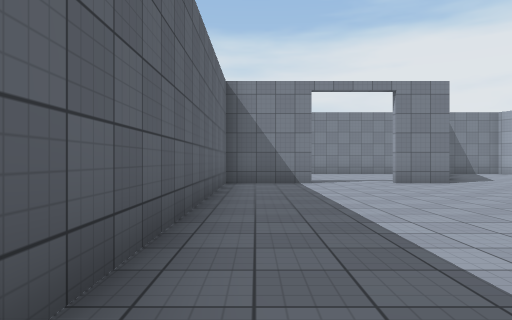
[1] (above)

18 first-person views from a walk through a Unity game level. The camera is 1.2 m above the floor, looks level and sees 70° across. The floor is counted in squares, 2 m on a side. Each view is taken from the middle of a square. On the plan, view 1 faces up. The plan holds only what a view shows up to about 10 squares ahead; the rest is blank. Some animated figures are not drawn. Surface patterns are stand-ins for the level's own textures.

[2]
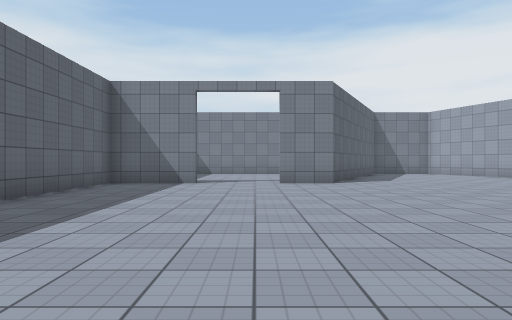

[3]
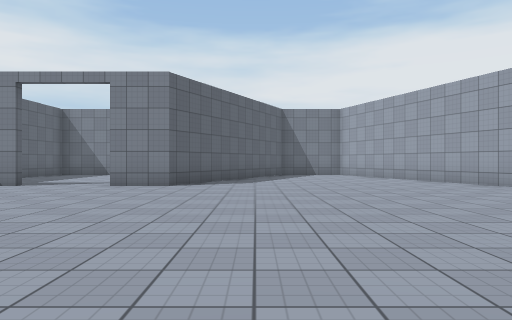

[4]
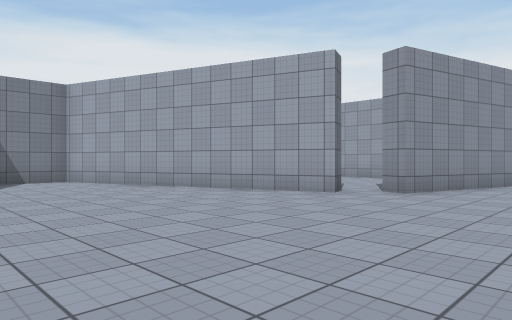

[5]
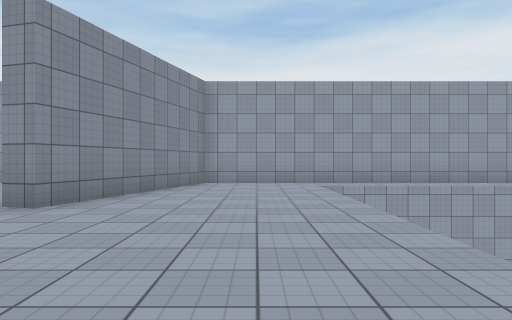

[6]
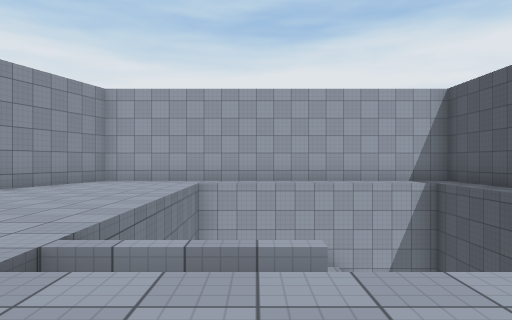

[7]
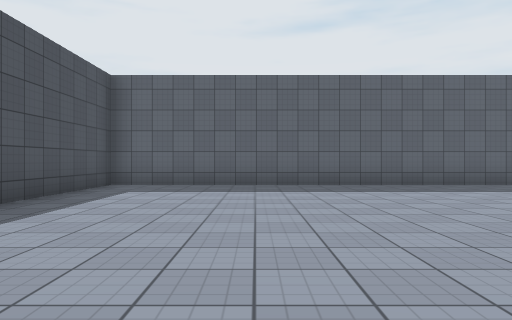

[8]
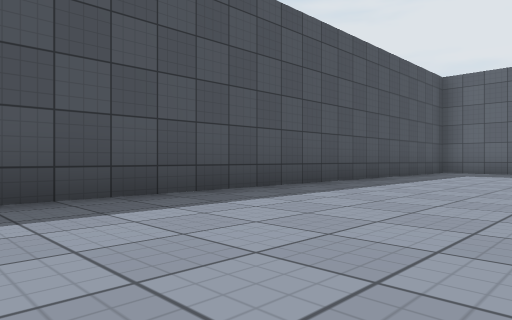

[9]
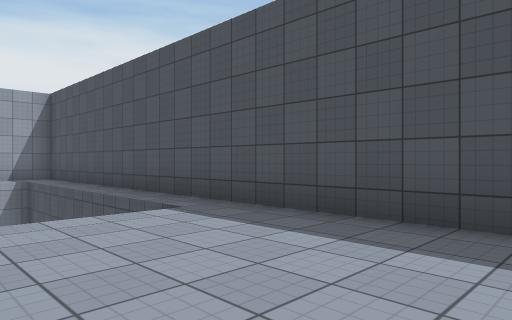

[10]
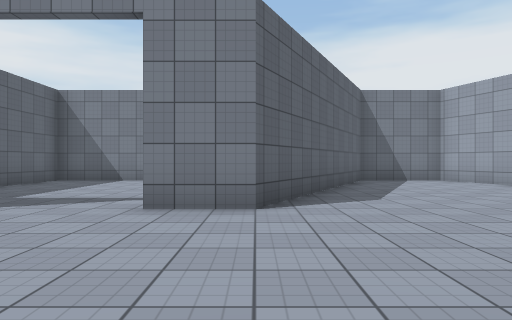

[11]
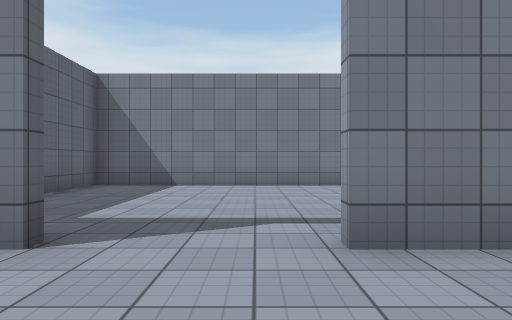

[12]
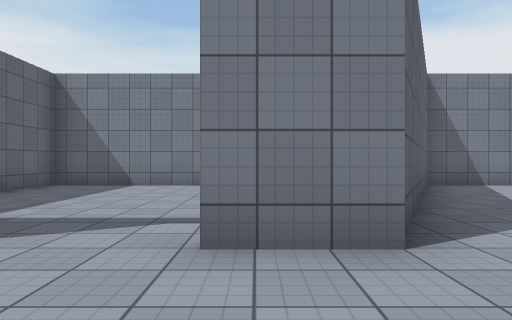

[13]
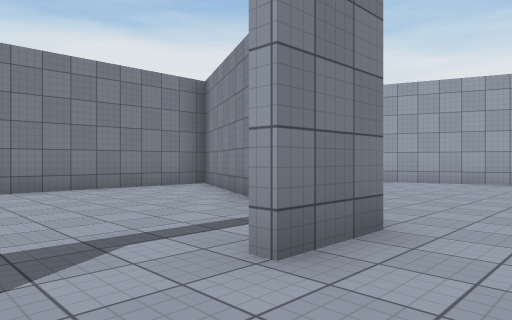

[14]
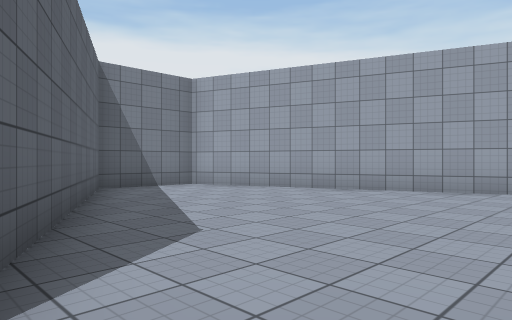

[15]
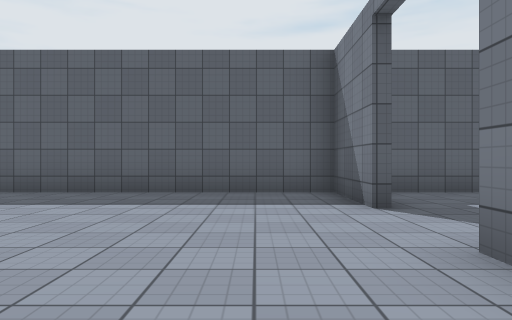

[16]
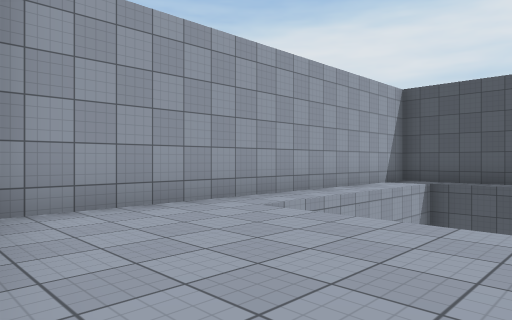

[17]
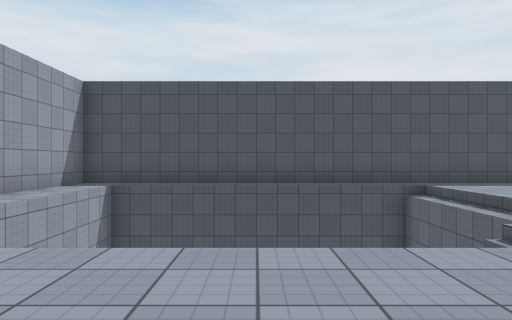

[18]
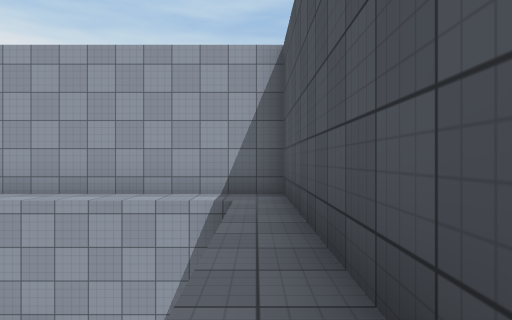

### Floor plan
Key: @ floor where view 1 was taken; # wall or solid block; . floor; / step, stairs or slope; v drop or lower ground.
Columns run from 1 left of view 1 to 19 right of it. Each row starts with its distance up from view 1.
 16 #############
 15 #.......##..#
 14 #.......#...##
 13 #......##....#
 12 #......#.....#
 11 #.....##.....##
 10 ###..##.......#
  9 #.............#.
  8 #..............###
  7 #................####
  6 #...................#
  5 #...................#
  4 #...................#
  3 #..........//     v.#
  2 #..........//     v.#
  1 #........../      v.#
  0 #@........./      v.#
 -1 #........../      v.#
 -2 #........../      v.#
 -3 #...................#
 -4 #####################

Positions as (right, up) in squares from view 1, and headings:
1: (0, 0), facing up
2: (3, 0), facing up
3: (7, 1), facing up
4: (7, 5), facing up-right
5: (9, 5), facing right
6: (8, 2), facing right
7: (8, 0), facing left
8: (10, 0), facing down-left
9: (6, 0), facing down-right
10: (5, 5), facing up
11: (3, 7), facing up
12: (4, 7), facing up
13: (2, 8), facing up-right
14: (5, 8), facing up-right
15: (6, 8), facing left
16: (14, 7), facing down-right
17: (14, 6), facing down
18: (12, -3), facing right
